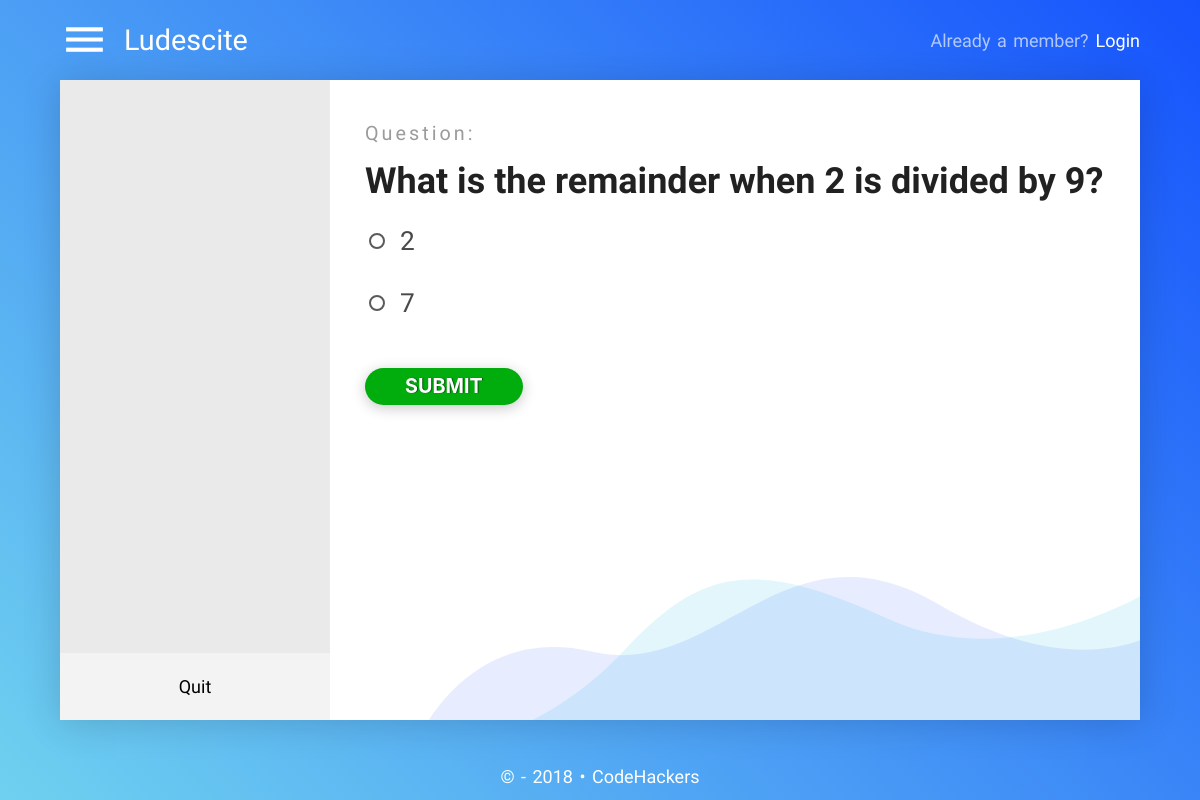
/haxtor/question/, run on the app's committed database.
### haxtor/models.py (models this page shows, shortened)
class Questions(models.Model):
    diffLevel_LIST=(
        ("1","easy"),
        ("2","medium"),
        ("3","hard")
        )
    quesID = models.CharField(max_length=50,unique=True,primary_key=True)
    topicID = models.ForeignKey(Topic, on_delete=models.PROTECT)
    quesLevel = models.CharField(max_length=1,choices=diffLevel_LIST)
    quesText = models.CharField(max_length=256)
    quesImg = models.BooleanField()
    def __str__(self):
        return str(self.quesText)

class Answers(models.Model):
    ansID=models.CharField(max_length=50,unique=True,primary_key=True)
    quesID=models.ForeignKey(Questions,on_delete=models.PROTECT)
    ansText=models.CharField(max_length=254)
    ansCorrect=models.BooleanField()

### haxtor/views.py (the view)
# urls.py: path("question/",views.userQuestions,name="testQuestions"),
def userQuestions(request):
    levels=("1","2")
    from random import choice
    ext=choice(levels)
    id=IDextract(ext)
    ques=Questions.objects.get(quesID=id)
    while ques.quesImg:
        id=IDextract(ext)
        ques=Questions.objects.get(quesID=id)
    ansData = Answers.objects.filter(quesID=id)
    return render(request,"haxtor/question.html",{"ques":ques,"ansData":ansData})

### haxtor/views.py (called while the page is built)
def IDextract(level):
    quesData = Questions.objects.filter(quesLevel=level)
    quesList = list(i.quesID for i in quesData)
    from random import choice
    quesID= choice(quesList)
    return quesID

### templates/haxtor/question.html (shortened to what this page needs)
{% extends "haxtor/base.html" %}
{% load staticfiles %}
{% block body_block %}
	<div class="board no-padding">
		<div class="board-wrapper">
			<div class="row main-content">
				<div class="col s12 m3 dashboard">
					<ul class="dashboard-list question-board scene-element scene-element--fadeinup">
						<li class="dashboard-item"><a href="/haxtor/dashboard">Quit</a></li>
					</ul>
				</div>
				<div class="col s12 m9 content-wrapper custom-slider scene-element scene-element--fadeinright">
					<p class="ques-num">Question:</p>
					<h3 class="question">{{ ques }}</h3>
					<form class="answers" action="/haxtor/group1/" method="POST">
					{% for i in ansData%}
						<p>
							<label>
								<span>{{i.ansText}}</span>
							</label>
						</p>
					{% endfor %}
						<button type="submit" class="cta">Submit</button>
					</form>
				</div>
			</div>
		</div>
	</div>
	{% endblock  %}

### static/css/style.css (style rules this page uses)
:root { --primary: #1653FD; --primary-light: #6FD1EF; }
html { height: 100%; width: 100%; margin: 0; padding: 0; }
body { margin: 0; padding: 0; position: absolute; top: 0; height: 100%; width: 100%; background: linear-gradient(45deg, var(--primary-light), var(--primary)); background-repeat: no-repeat; background-size: cover; font-size: 18px; font-family: 'Krub', sans-serif !important; }
.board { height: 80vh; width: 90vw; box-shadow: 0 3px 36px rgba(0, 0, 0, 0.16); background-color: white; background-image: url('../img/bg.svg'); background-repeat: no-repeat; background-position: 110% 105%; background-size: 70%; margin: 10vh 5vw; padding: 100px 100px; animation: surf 6s infinite linear; }
.scene-element { animation-duration: 1.15s; transition-timing-function: ease-in; animation-fill-mode: both; }
.scene-element--fadeinup { animation-name: fadeInUp; }
.scene-element--fadeinright { animation-name: fadeInRight; }
.custom-slider { height: 80vh; overflow: scroll !important; overflow-x: hidden !important; }
p { font-size: 1.28em; line-height: 37px; font-weight: 400; color: #3A3939; max-width: 80%; }
.cta { background: #01AC0D; border-radius: 50px; font-weight: bold; font-size: 1.1em; color: white; text-transform: uppercase; text-shadow: 1px 0 1px rgba(0, 0, 0, 0.5); padding: 7px 40px; margin-top: 20px; border: none; transition: all 300ms linear; box-shadow: 0 3px 14px rgba(0, 0, 0, 0.22); }
.no-padding { padding: 0 !important; }
.dashboard { position: relative; background: #EAEAEA; height: 80vh; margin: 0; padding: 0 !important; }
.dashboard-list { list-style: none; width: 100%; margin: 0; padding: 0; background: rgba(255, 255, 255, 0.45); }
.dashboard-item { margin: 0; padding: 0; }
.dashboard-item a { display: block; padding: 20px; margin: 0; font-weight: 500; color: black; text-align: center; transition: all 160ms linear; }
.question-board { position: absolute; bottom: 0; }
.content-wrapper { padding: 15px 35px !important; height: 80vh; }
.ques-num { color: #9b9b9b; letter-spacing: 3px; font-size: 1.1em; margin-bottom: 10px; }
.question { font-weight: bold; margin-top: 10px; font-size: 2em; }
.answers label span { font-size: 1.5em !important; color: #494949; }
p label { font-size: 0.76em; }

### data on the page
Questions: quesText "What is the remainder when 2 is divided by 9?"
Answers: ansText "2"
Answers: ansText "7"
